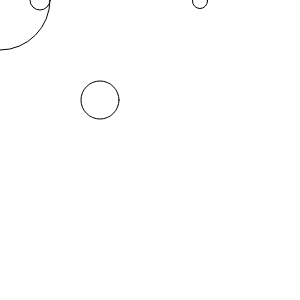
Frame 1 (no input)
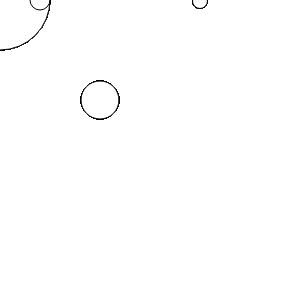
Frame 60 (no input)
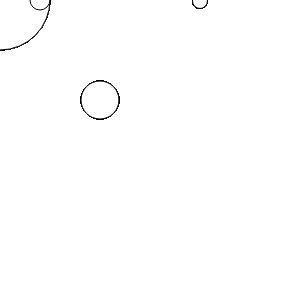
Frame 120 (the mouse pressed at the canvas centre since frame 60)

The p5.js sketch that drew these frames (run headless with seeded random() and noise() and a simulated clock; from frame 60 on, the mouse is pressed at the canvas centre):

// p5.js sketch
// ── sketch.js
/*
las funciones pueden ser para cualquier cosa,
en este caso la función dibujar() que creamos nosotros
va a simplemente dibujar algo, una elipse en este caso
Noten que esta función recibe 3 parámetros,
que vamos a usar para dar posicion y escala a la elipse
*/

function setup(){
  createCanvas(300,300);
}

function draw(){
  //La vamos a llamar 4 veces
  //Cada vez que la llamamos le damos los números que necesita
  dibujar(200,1,15);
  dibujar(0,0,100);
  dibujar(40,0,20);
  dibujar(100,100,38);
}

function dibujar( x, y, s){
  ellipse(x,y,s,s);
}
